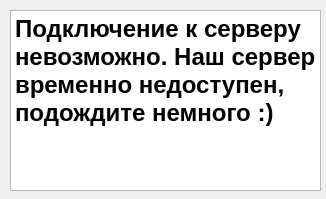
<?xml version="1.0" encoding="UTF-8"?>
<ui version="4.0">
 <class>Dialog</class>
 <widget class="QDialog" name="Dialog">
  <property name="geometry">
   <rect>
    <x>0</x>
    <y>0</y>
    <width>326</width>
    <height>199</height>
   </rect>
  </property>
  <property name="windowTitle">
   <string>Dialog</string>
  </property>
  <widget class="QTextBrowser" name="textBrowser">
   <property name="geometry">
    <rect>
     <x>10</x>
     <y>10</y>
     <width>311</width>
     <height>181</height>
    </rect>
   </property>
   <property name="html">
    <string>&lt;!DOCTYPE HTML PUBLIC &quot;-//W3C//DTD HTML 4.0//EN&quot; &quot;http://www.w3.org/TR/REC-html40/strict.dtd&quot;&gt;
&lt;html&gt;&lt;head&gt;&lt;meta name=&quot;qrichtext&quot; content=&quot;1&quot; /&gt;&lt;style type=&quot;text/css&quot;&gt;
p, li { white-space: pre-wrap; }
&lt;/style&gt;&lt;/head&gt;&lt;body style=&quot; font-family:'MS Shell Dlg 2'; font-size:8.25pt; font-weight:400; font-style:normal;&quot;&gt;
&lt;p style=&quot; margin-top:0px; margin-bottom:0px; margin-left:0px; margin-right:0px; -qt-block-indent:0; text-indent:0px;&quot;&gt;&lt;span style=&quot; font-size:18pt; font-weight:600;&quot;&gt;Подключение к серверу невозможно. Наш сервер временно недоступен, подождите немного :)&lt;/span&gt;&lt;/p&gt;&lt;/body&gt;&lt;/html&gt;</string>
   </property>
  </widget>
 </widget>
 <resources/>
 <connections/>
</ui>
